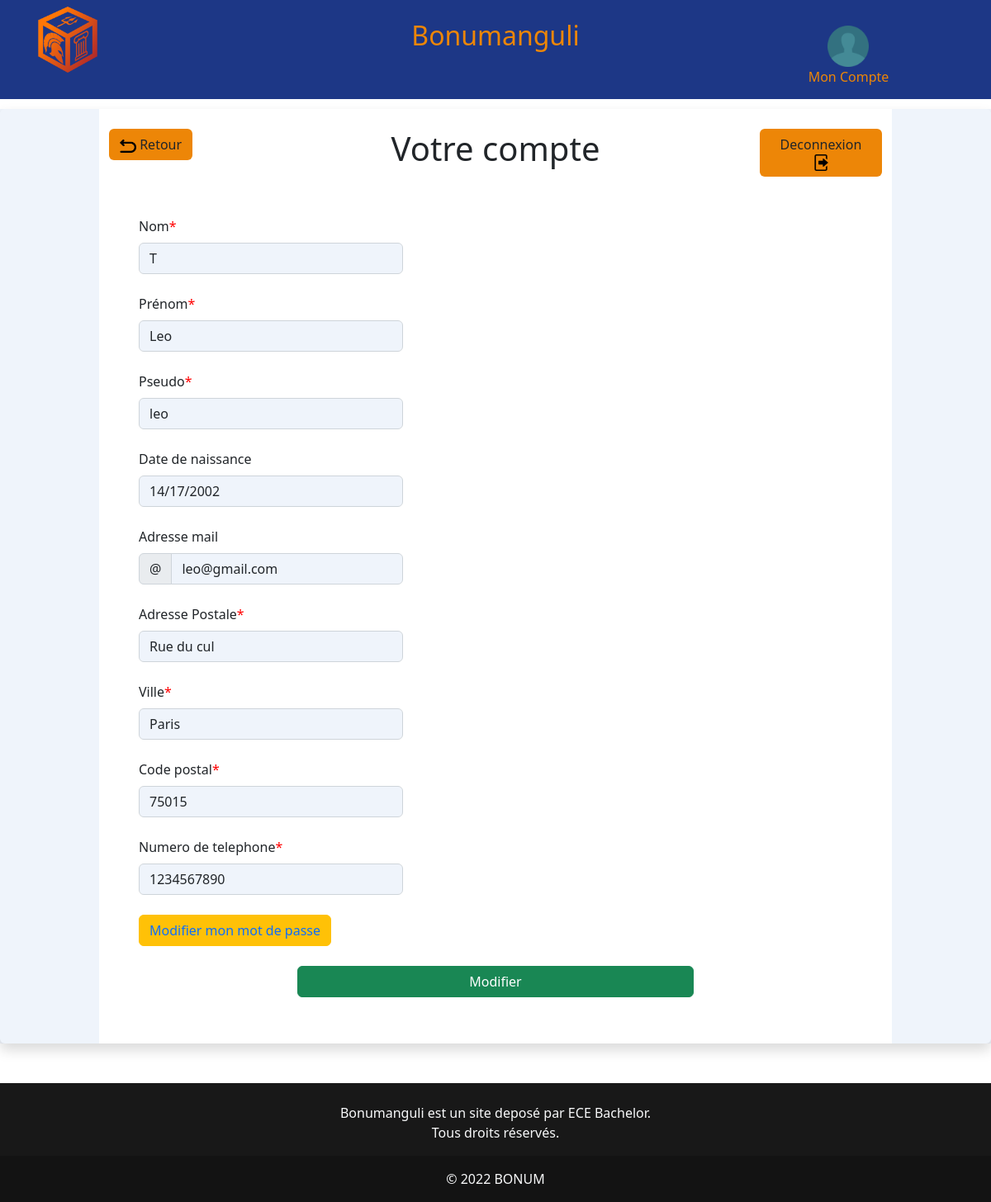
The page /modifuser.php (signed in) on the database its author committed.
### tables this page shows
CREATE TABLE IF NOT EXISTS `user` (
  `idu` int(5) NOT NULL AUTO_INCREMENT,
  `prenom` varchar(30) NOT NULL,
  `nom` varchar(30) NOT NULL,
  `mail` varchar(50) NOT NULL,
  `mdp` varchar(50) NOT NULL,
  `pseudo` varchar(30) NOT NULL,
  `genre` varchar(20) NOT NULL,
  `adresse` varchar(60) NOT NULL,
  `cp` varchar(5) NOT NULL,
  `ville` varchar(30) NOT NULL,
  `tel` varchar(15) NOT NULL,
  `anniv` varchar(50) NOT NULL,
  `note` int(2) NOT NULL,
  `grade` int(1) NOT NULL,
  PRIMARY KEY (`idu`)
);

### modifuser.php (the view, shortened to what this page needs)
<?php
include "fonction.php";
$pdo = connexion();
$idu = $_SESSION["idu"];
$stmt = $pdo->prepare("SELECT * FROM user WHERE idu=?");
$stmt->execute([$idu]);
$user = $stmt->fetch();
?>
<!DOCTYPE html>
<html lang="en">
<head>
  <link rel="stylesheet" href="bonum.css">
  <link href="https://cdn.jsdelivr.net/npm/bootstrap@5.2.0-beta1/dist/css/bootstrap.min.css" rel="stylesheet">
</head>
<body>
  <div id="second">
    <div class="rounded shadow text-left">
      <div id="divmid"><br>
        <div class="container">
          <div class="row">
            <div class="col-4">
                <a class="btn" href="home.php" role="button" id="third" style="text-decoration:none">
                <img src="image/retour.png" width="20">
                Retour</a>
            </div>
            <div class="col-4">
              <div class="h1 text-center">
                <h1>Votre compte</h1>
              </div>
            </div>
            <div class="col-4">
              <a class="btn" href="deco.php" role="button" id="third" style="margin-left: 50%; text-decoration:none">Deconnexion
              <img src="image/deco.png" width="20">
              </a>
            </div>
          </div>
        </div><br>
        <br>
        <div class="col-md-4" style="margin-left:5%">
          <label for="validationDefault01" class="form-label">Nom</label><span class="etoile">*</span>
          <input type="text" name="nom" class="form-control" id="second" value="<?= $user["nom"] ?>" required>
        </div><br>
        <div class="col-md-4" style="margin-left:5%">
          <label for="validationDefault02" class="form-label">Prénom</label><span class="etoile">*</span>
          <input type="text" name="prenom" class="form-control" id="second" value="<?= $user["prenom"] ?>" required>
        </div><br>
        <div class="col-md-4" style="margin-left:5%">
          <label for="validationDefault02" class="form-label">Pseudo</label><span class="etoile">*</span>
          <input type="text" name="pseudo" class="form-control" id="second" value="<?= $user["pseudo"] ?>" required>
        </div><br>
        <div class="col-md-4" style="margin-left:5%">
          <label for="validationDefault02" class="form-label">Date de naissance</label>
          <input type="text" name="anniv" class="form-control" id="second" value="<?= $user["anniv"] ?>" disabled required>
        </div><br>
        <div class="col-md-4" style="margin-left:5%">
          <label for="validationDefaultUsername" class="form-label">Adresse mail</label>
          <div class="input-group">
            <span class="input-group-text" id="inputGroupPrepend2">@</span>
            <input type="text" name="mail" class="form-control" id="second" aria-describedby="inputGroupPrepend2" value="<?= $user["mail"] ?>" disabled required>
          </div>
        </div><br>
        <div class="col-md-4" style="margin-left:5%">
          <label for="validationDefault04" class="form-label">Adresse Postale</label><span class="etoile">*</span>
          <input type="text" name="adresse" class="form-control" id="second" value="<?= $user["adresse"] ?>" required>
        </div><br>
        <div class="col-md-4" style="margin-left:5%">
          <label for="6" class="form-label">Ville</label><span class="etoile">*</span>
          <input type="text" name="ville" class="form-control" id="second" value="<?= $user["ville"] ?>" required>
        </div><br>
        <div class="col-md-4" style="margin-left:5%">
          <label for="validationDefault04" class="form-label">Code postal</label><span class="etoile">*</span>
          <input type="text" name="cp" class="form-control" id="second" value="<?= $user["cp"] ?>" required>
        </div><br>
        <div class="col-md-4" style="margin-left:5%">
          <label for="validationDefault05" class="form-label">Numero de telephone</label><span class="etoile">*</span>
          <input type="text" name="tel" class="form-control" id="second" value="<?= $user["tel"] ?>" required>
        </div><br>
        <button type="button" class="btn btn-warning" name="bouton2" style="margin-left:5%"><a href="modifmdp.php" style="text-decoration:none" name="bouton2">Modifier mon mot de passe</a></button><br><br>
        <div class="d-grid gap-2 col-6 mx-auto">
          <input class="btn btn-success text-center" type="submit" value="Modifier" name="bouton"><br><br>
        </div>
      </div>
    </div>
  </div><br><br>
  <body>
</html>

### bonum.css (style rules this page uses)
span.etoile { color: red; }
body { background-color: #0051ff; min-height: 100vh; }
#divmid { min-height: 100vh; background-color: white; width: auto; margin-left: 10%; margin-right: 10%; }
#second { background-color: #EFF4FB; }
#third { background-color: #ED8607; }
:root { --body-bg: linear-gradient(135deg, #f5f7fa 0%, #c3cfe2 100%); --msger-bg: #fff; --border: 2px solid #ddd; --left-msg-bg: #ececec; --right-msg-bg: #579ffb; }
html { box-sizing: border-box; }
*, *:before, *:after { margin: 0; padding: 0; box-sizing: inherit; }
a:link { text-decoration: none; }

### rows shown on the page
user: nom "T", prenom "Leo", pseudo "leo", anniv "14/17/2002", mail "leo@gmail.com", adresse "Rue du cul", ville "Paris", cp "75015", tel "1234567890"
